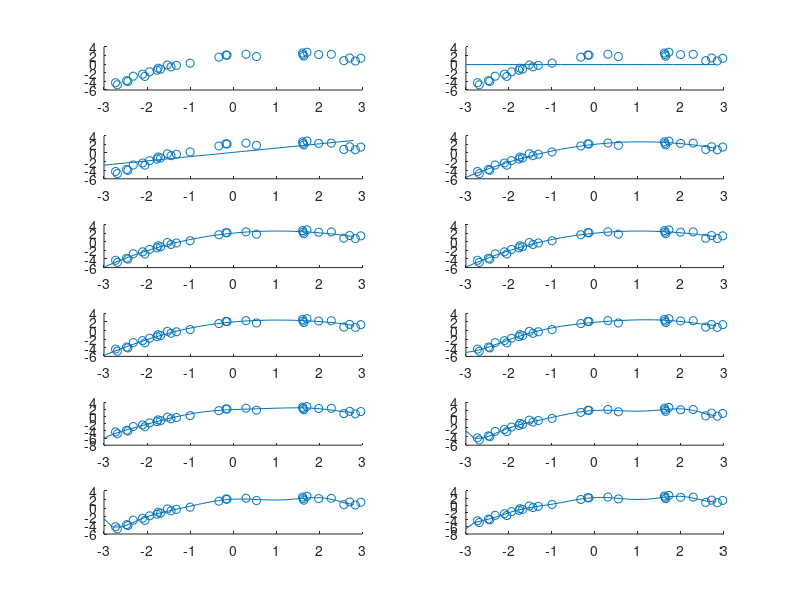
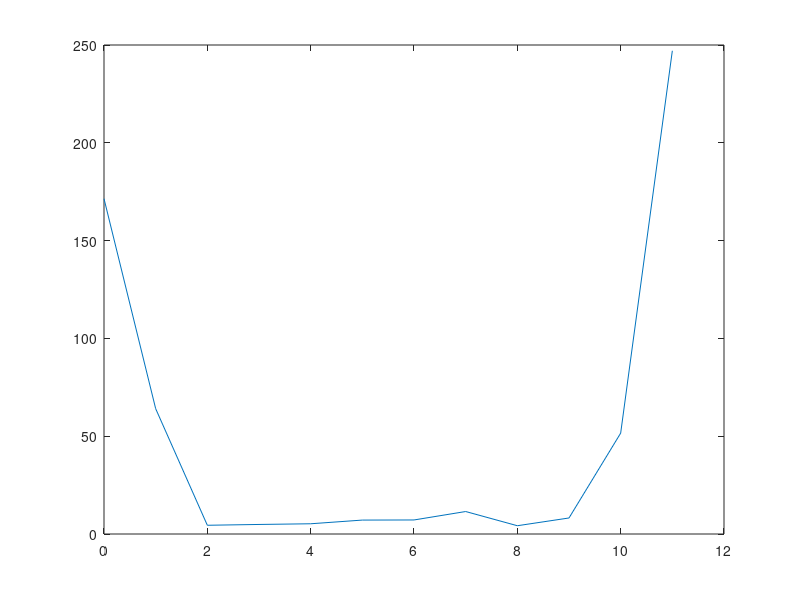

Reproduce these figures in MATLAB, in order.
N = 30;
r = [-3 3];
x_axis = ones(1,30);
X_training_set = rand(N,1)*range(r)+min(r);
n = randn(N,1)*0.4;
Y= 2 + X_training_set - 0.5 * X_training_set.^2 + n;
%w = zeros(N,1);
X = ones(N,1);
subplot(6,2,1)
scatter(X_training_set,Y)
for k=0:10
    W = pinv(transpose(X)*X)*(transpose(X)*Y);
    subplot(6,2,k+2);
    Y_hat = transpose(W)*transpose(X);
    %r_two(k+1)=1- sum(((transpose(Y)-Y_hat).^2)/(sum((transpose(Y)-mean((transpose(Y))).^2))));
    scatter(X_training_set,Y);
    hold on
    plot(-3:0.2:2.9,transpose(W)*x_axis);
    X = horzcat(X,X_training_set.^(k+1));
    x_axis = vertcat(x_axis,(-3:0.2:2.9).^(k+1));
end
%======================part b======================%
X = ones(N,1);
for k = 0:11
    difference = 0;
    for j = 0:9
        display('Begin')
        %test_range = [1+3*j 3+3*j];
        mini_test_Y = (Y(1+3*j:3+3*j))
        mini_test_X = X(1+3*j:3+3*j,1:end)
        mini_training_X = X([1:3*j 4+3*j:end],1:end)
        mini_training_Y = Y([1:3*j 4+3*j:end])
        W = pinv(transpose(mini_training_X)*mini_training_X)*(transpose(mini_training_X)*mini_training_Y);
        Y_hat = transpose(W)*transpose(mini_test_X);
        difference = difference + sum((transpose(mini_test_Y)-Y_hat).^2);
    end
    total_difference(k+1)=difference;
    X = horzcat(X,X_training_set.^(k+1));
end
figure
plot(0:11,total_difference)